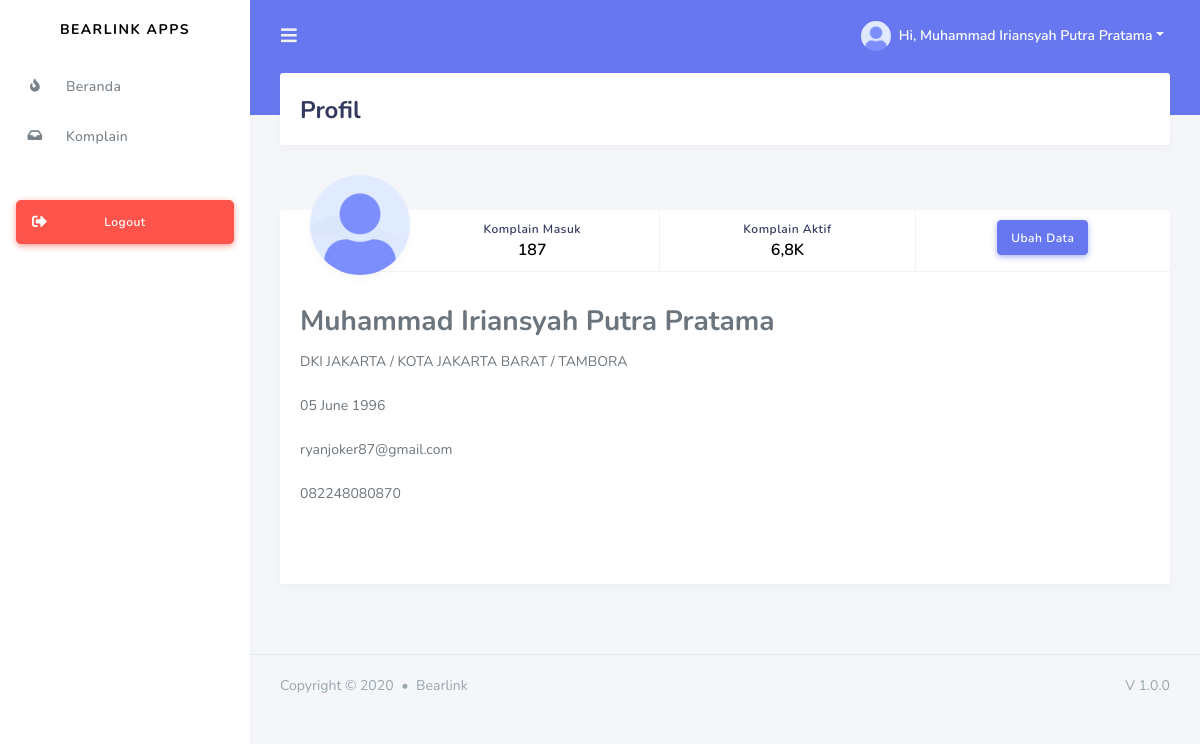
The app's page /index.php?page=profile (signed in) with its own data.
### tables this page shows
CREATE TABLE `technician` (
  `id` varchar(32) NOT NULL,
  `province_id` char(2) DEFAULT NULL,
  `regency_id` char(4) DEFAULT NULL,
  `district_id` char(7) DEFAULT NULL,
  `lead_technician_id` varchar(32) DEFAULT NULL,
  `full_name` varchar(50) NOT NULL,
  `email` varchar(191) NOT NULL,
  `password` varchar(80) NOT NULL,
  `handphone` varchar(12) DEFAULT NULL,
  `date_of_birth` date NOT NULL,
  `full_address` longtext NOT NULL,
  `status` enum('online','offline') DEFAULT NULL,
  `lat` decimal(10,8) DEFAULT NULL,
  `lng` decimal(11,8) DEFAULT NULL,
  `created_at` timestamp NULL DEFAULT NULL,
  `updated_at` timestamp NULL DEFAULT NULL,
  `deleted_at` timestamp NULL DEFAULT NULL
);

CREATE TABLE `provinces` (
  `id` char(2) NOT NULL,
  `name` varchar(255) NOT NULL,
  `created_at` timestamp NULL DEFAULT NULL,
  `updated_at` timestamp NULL DEFAULT NULL,
  `deleted_at` timestamp NULL DEFAULT NULL
);

CREATE TABLE `regencies` (
  `id` char(4) NOT NULL,
  `province_id` char(2) NOT NULL,
  `name` varchar(255) NOT NULL,
  `created_at` timestamp NULL DEFAULT NULL,
  `updated_at` timestamp NULL DEFAULT NULL,
  `deleted_at` timestamp NULL DEFAULT NULL
);

CREATE TABLE `districts` (
  `id` char(7) NOT NULL,
  `regency_id` char(4) NOT NULL,
  `name` varchar(255) NOT NULL,
  `created_at` timestamp NULL DEFAULT NULL,
  `updated_at` timestamp NULL DEFAULT NULL,
  `deleted_at` timestamp NULL DEFAULT NULL
);

### service.php (called while the page is built, shortened)
<?php
    $role = $_SESSION['role'];
    $email = $_SESSION['email'];
    switch($role){
        case 2:
            $sql = mysqli_query($conn, "SELECT * from technician WHERE email='$email'");
            $auth = mysqli_fetch_array($sql);
        break;
    }
    function getNameProvince($params) {
        include './lib/koneksi.php';
        $q = mysqli_query($conn, "SELECT * FROM provinces WHERE id='$params'");
        $data = mysqli_fetch_array($q);
        return $data['name'];
    }
    function getNameRegency($params) {
        include './lib/koneksi.php';
        $q = mysqli_query($conn, "SELECT * FROM regencies WHERE id='$params'");
        $data = mysqli_fetch_array($q);
        return $data['name'];
    }
    function getNameDistrict($params) {
        include './lib/koneksi.php';
        $q = mysqli_query($conn, "SELECT * FROM districts WHERE id='$params'");
        $data = mysqli_fetch_array($q);
        return $data['name'];
    }
?>

### page/technician/profile/profile.php (the view, shortened to what this page needs)
<div class="main-content">
    <section class="section">
        <div class="section-header">
            <h1>Profil</h1>
        </div>
        <div class="row">
            <div class="col-md-12">
                <div class="card profile-widget">
                    <div class="profile-widget-header">
                        <img alt="image" src="assets/img/avatar/avatar-1.png" class="rounded-circle profile-widget-picture">
                        <div class="profile-widget-items">
                            <div class="profile-widget-item">
                                <div class="profile-widget-item-label">Komplain Masuk</div>
                                <div class="profile-widget-item-value">187</div>
                            </div>
                            <div class="profile-widget-item">
                                <div class="profile-widget-item-label">Komplain Aktif</div>
                                <div class="profile-widget-item-value">6,8K</div>
                            </div>
                            <div class="profile-widget-item">
                                <button class="btn btn-primary">Ubah Data</button>
                            </div>
                            </div>
                        </div>
                        <div class="profile-widget-description">
                            <div class="profile-widget-name"><h3><?= $auth['full_name'] ?></h3></div>
                            <p><?= getNameProvince($auth['province_id']).' / '.getNameRegency($auth['regency_id']).' / '.getNameDistrict($auth['district_id']) ?></p>
                            <p><?= date('d F Y', strtotime($auth['date_of_birth'])) ?></p>
                            <p><?= $auth['email'] ?></p>
                            <p><?= $auth['handphone'] ?></p>
                        </div>
                        <div class="card-footer text-center">
                        </div>
                    </div>
                </div>
            </div>
        </div>
</div>
<footer class="main-footer">
    <div class="footer-left">
        Copyright &copy; 2020 <div class="bullet"></div> Bearlink
    </div>
    <div class="footer-right">
        V 1.0.0
    </div>
</footer>
</div>

### header.php (shortened to what this page needs)
<div class="navbar-bg"></div>
<nav class="navbar navbar-expand-lg main-navbar">
<form class="form-inline mr-auto">
    <ul class="navbar-nav mr-3">
    <li><a href="#" data-toggle="sidebar" class="nav-link nav-link-lg"><i class="fas fa-bars"></i></a></li>
    </ul>
</form>
<ul class="navbar-nav navbar-right">
    <li class="dropdown"><a href="#" data-toggle="dropdown" class="nav-link dropdown-toggle nav-link-lg nav-link-user">
    <img alt="image" src="assets/img/avatar/avatar-1.png" class="rounded-circle mr-1">
    <div class="d-sm-none d-lg-inline-block">Hi, <?= $auth['full_name'] ?></div></a>
    </li>
</ul>
</nav>

### records on screen
technician: full_name "Muhammad Iriansyah Putra Pratama", province.name "DKI JAKARTA", regency.name "KOTA JAKARTA BARAT", district.name "TAMBORA", date_of_birth "05 June 1996", email "ryanjoker87@gmail.com", handphone "082248080870"
